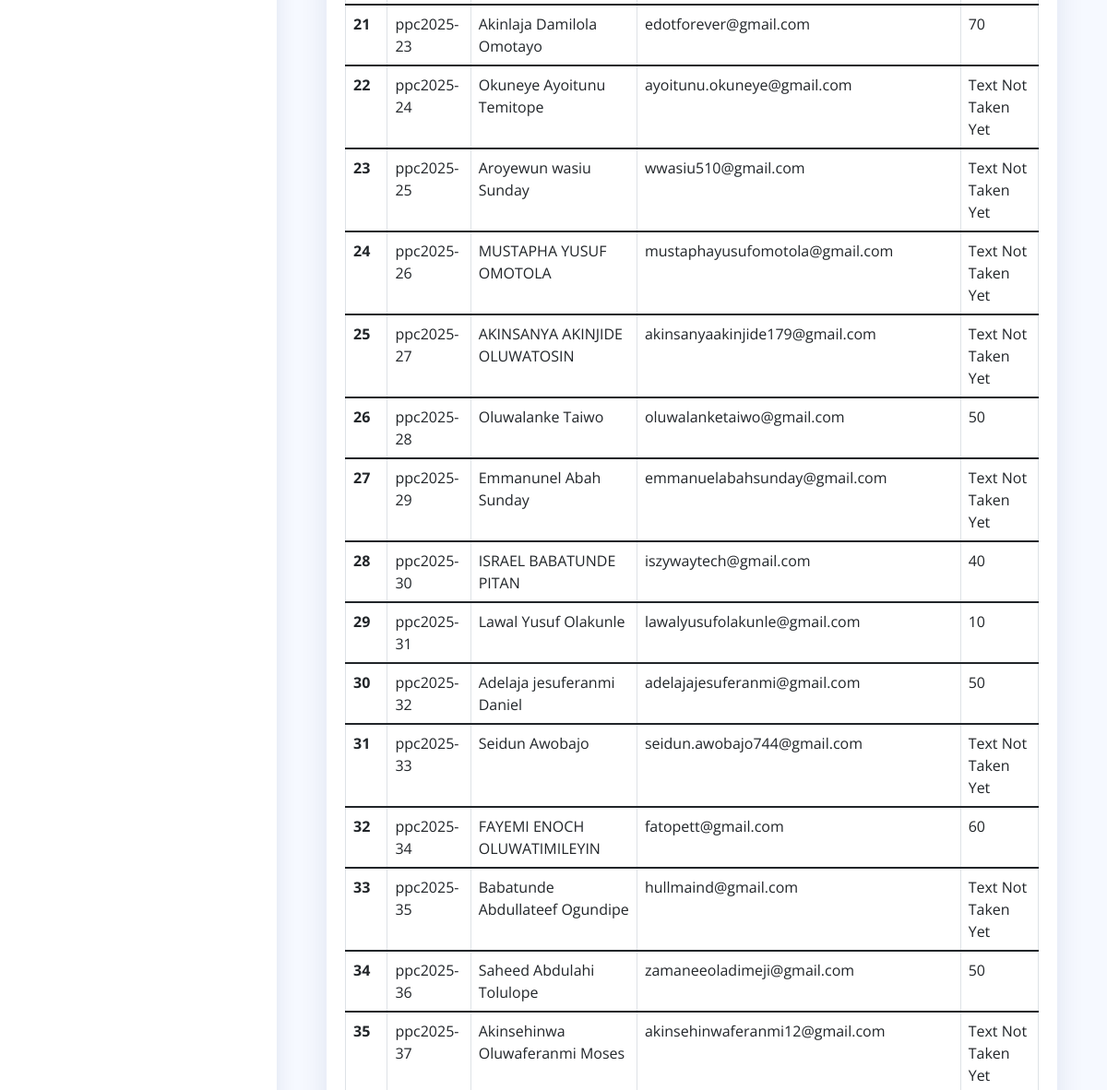
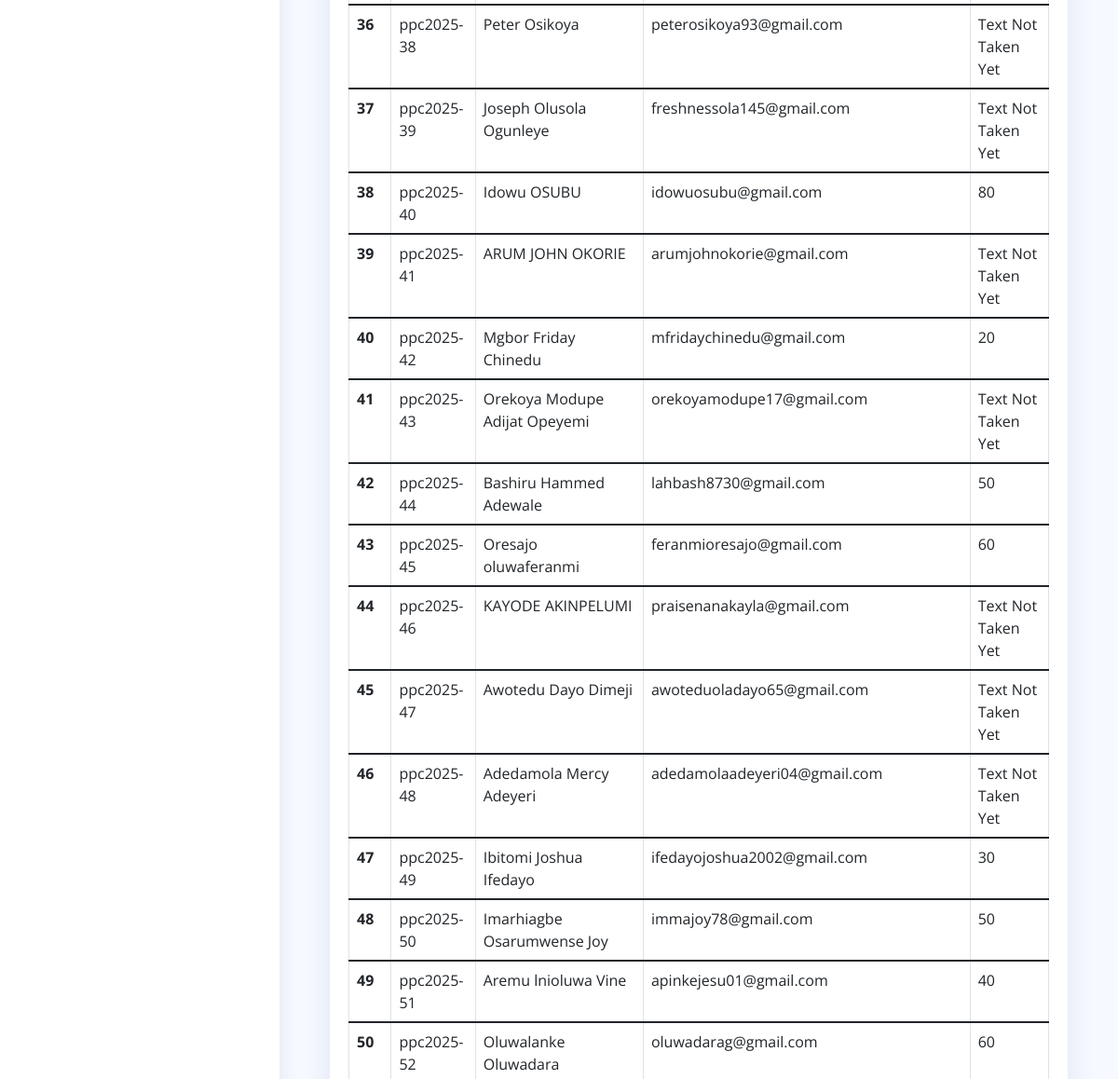
Before: /all_student (signed in, middle part) with the older database file (2 pictures, top to bottom).
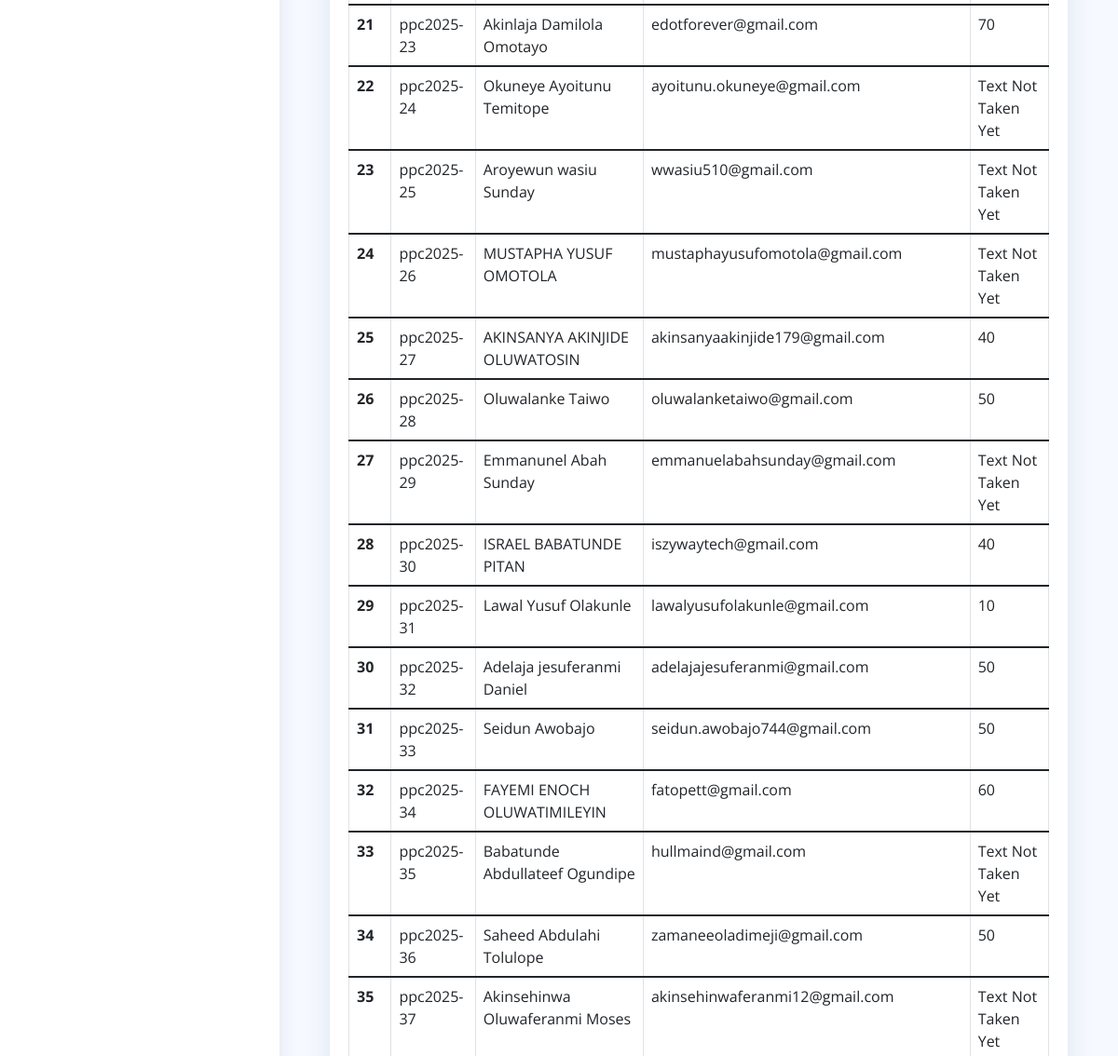
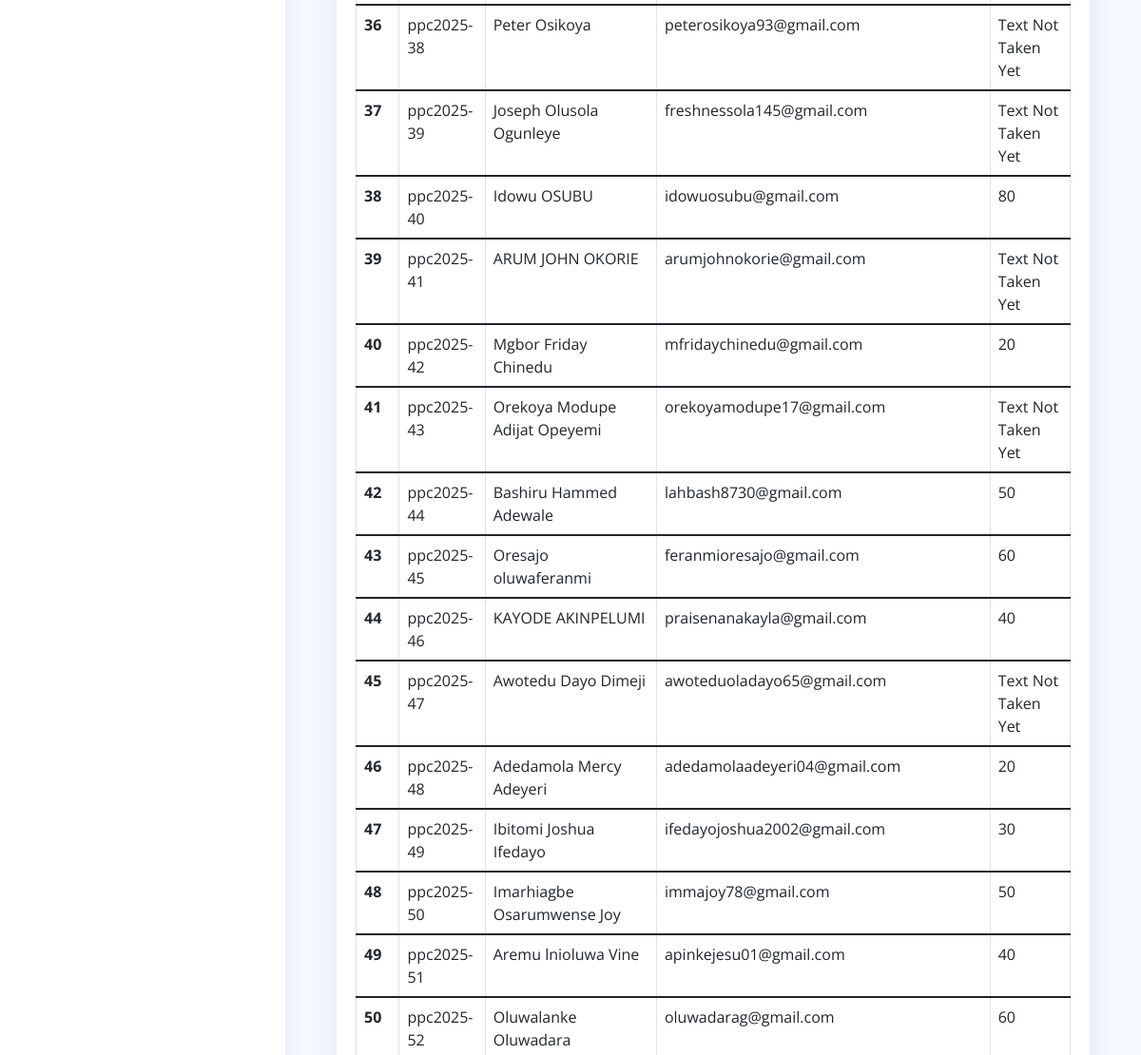
After: the same page with the newer database file (2 pictures, top to bottom).
### cbt_test/models.py (models this page shows, shortened)
class Student(db.Model):
    id = db.Column(db.Integer, primary_key=True)
    studentID = db.Column(db.String(25), unique=True, nullable=False)
    fullname = db.Column(db.String(60), nullable=False)
    email = db.Column(db.String(120), unique=True, nullable=False)
    score = db.Column(db.Integer, nullable=True)
    status = db.Column(db.String(25), nullable=False, default='Text Not Taken Yet')

### cbt_test/routes.py (the view, shortened to what this page needs)
@main.route("/all_student", methods=['GET', 'POST'])
@login_required
def allStudent():
    students=Student.query.all()
    form = downloadAllStudent()
    return render_template("all_student.html",  form=form, students=students)

### cbt_test/models.py (called while the page is built)
@loginManager.user_loader
def loadUser(userID):
    return Admin.query.get(int(userID))

### cbt_test/templates/all_student.html (shortened to what this page needs)
{% extends "layout.html" %}
    {% block content %}
    <main id="main" class="main">
        <div class="container">
            <section class="section register min-vh-200 d-flex flex-column  py-1">
                <div class="container">
                    <div class="row ">
                        <div class="col-lg-12">
                                <form method="POST" action="">
                                    <div class="card">
                                        <div class="card-body">
                                            <table class="table table-bordered">
                                                {% for student in students %}
                                                    <tbody>
                                                        <tr>
                                                            <th scope="row">{{ loop.index }}</th>
                                                            <td>{{ student.studentID }}</td>
                                                            <td>{{ student.fullname }}</td>
                                                            <td>{{ student.email }}</td>
                                                            {% if student.score == None %}
                                                                <td>{{ student.status }}</td>
                                                            {% else %}
                                                                <td>{{ student.score }}</td>
                                                            {% endif %}
                                                        </tr>
                                                    </tbody>
                                                {% endfor %}
                                            </table>
                                        </div>
                                    </div>
                                </form>
                            </div>
                        </div>
                    </div>
                </div>
      </main>
    {% endblock %}

### cbt_test/templates/layout.html (shortened to what this page needs)
<!DOCTYPE html>
<html lang="en">
<head>
  <link href="../static/vendor/bootstrap/css/bootstrap.min.css" rel="stylesheet">
  <link href="../static/vendor/bootstrap-icons/bootstrap-icons.css" rel="stylesheet">
  <link href="../static/vendor/boxicons/css/boxicons.min.css" rel="stylesheet">
  <link href="../static/vendor/quill/quill.snow.css" rel="stylesheet">
  <link href="../static/vendor/quill/quill.bubble.css" rel="stylesheet">
  <link href="../static/vendor/remixicon/remixicon.css" rel="stylesheet">
  <link href="../static/vendor/simple-datatables/style.css" rel="stylesheet">
  <link href="{{ url_for('static', filename='style.css') }}" rel="stylesheet">
</head>
<body>
  <aside id="sidebar" class="sidebar">
  </aside>
  {% block content %}
  {% endblock %}
</body>
</html>

### cbt_test/static/style.css (style rules this page uses)
:root { scroll-behavior: smooth; }
body { font-family: "Open Sans", sans-serif; background: #f6f9ff; color: #444444; }
#main { margin-top: 60px; padding: 20px 30px; transition: all 0.3s; }
.card { margin-bottom: 30px; border: none; border-radius: 5px; box-shadow: 0px 0 30px rgba(1, 41, 112, 0.1); }
.card-body { padding: 0 20px 20px 20px; }
.sidebar { position: fixed; top: 60px; left: 0; bottom: 0; width: 300px; z-index: 996; transition: all 0.3s; padding: 20px; overflow-y: auto; scrollbar-width: thin; scrollbar-color: #aab7cf transparent; box-shadow: 0px 0px 20px rgba(1, 41, 112, 0.1); background-color: #fff; }
@media (min-width: 1200px) { #main, #footer { margin-left: 300px; } }

Changed rows visible on the page:
changed Student "ppc2025-27": score (not shown) → "40"; status "Text Not Taken Yet" → (not shown)
changed Student "ppc2025-33": score (not shown) → "50"; status "Text Not Taken Yet" → (not shown)
changed Student "ppc2025-46": score (not shown) → "40"; status "Text Not Taken Yet" → (not shown)
changed Student "ppc2025-48": score (not shown) → "20"; status "Text Not Taken Yet" → (not shown)
